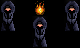

This is a level from a 2D game, rendered from its Tiled map with the project's own tilesets. A one-line summary and the complete map file follow:
An orthogonal 5x3 tile map with 16x16 px tiles, 6 tile layers (Back, Buildings, Paths, Front, ...).

<map version="1.2" orientation="orthogonal" renderorder="right-down" width="5" height="3" tilewidth="16" tileheight="16" nextobjectid="48">
  <properties>
    <property name="Outdoors" value="T" />
    <property name="sw1" value="2282" />
    <property name="sw2" value="7086" />
    <property name="sw3" value="236" />
    <property name="sw4" value="269" />
    <property name="sw5" value="317" />
    <property name="sw6" value="240" />
  </properties>
  <tileset firstgid="97" name="Animated" columns="8" tilecount="96" tileheight="16" tilewidth="16">
    <image source="Animated.png" width="128" height="192" />
    <tile id="80">
      <animation>
        <frame tileid="80" duration="100" />
        <frame tileid="81" duration="100" />
        <frame tileid="82" duration="100" />
      </animation>
    </tile>
    <tile id="88">
      <animation>
        <frame tileid="88" duration="100" />
        <frame tileid="89" duration="100" />
        <frame tileid="90" duration="100" />
        <frame tileid="91" duration="100" />
        <frame tileid="92" duration="100" />
        <frame tileid="93" duration="100" />
        <frame tileid="94" duration="100" />
        <frame tileid="95" duration="100" />
      </animation>
    </tile>
    <tile id="83">
      <animation>
        <frame tileid="83" duration="100" />
        <frame tileid="84" duration="100" />
        <frame tileid="85" duration="100" />
      </animation>
    </tile>
    <tile id="64">
      <animation>
        <frame tileid="64" duration="450" />
        <frame tileid="65" duration="450" />
        <frame tileid="66" duration="450" />
        <frame tileid="67" duration="450" />
        <frame tileid="68" duration="450" />
        <frame tileid="69" duration="450" />
        <frame tileid="64" duration="450" />
        <frame tileid="64" duration="450" />
        <frame tileid="69" duration="450" />
        <frame tileid="69" duration="450" />
      </animation>
    </tile>
    <tile id="40">
      <animation>
        <frame tileid="40" duration="180" />
        <frame tileid="41" duration="180" />
        <frame tileid="42" duration="180" />
        <frame tileid="43" duration="180" />
        <frame tileid="44" duration="180" />
        <frame tileid="45" duration="180" />
        <frame tileid="46" duration="180" />
        <frame tileid="47" duration="180" />
      </animation>
    </tile>
    <tile id="32">
      <animation>
        <frame tileid="32" duration="180" />
        <frame tileid="33" duration="180" />
        <frame tileid="34" duration="180" />
        <frame tileid="35" duration="180" />
        <frame tileid="36" duration="180" />
        <frame tileid="37" duration="180" />
        <frame tileid="38" duration="180" />
        <frame tileid="39" duration="180" />
      </animation>
    </tile>
    <tile id="41" />
    <tile id="86">
      <animation>
        <frame tileid="86" duration="100" />
        <frame tileid="87" duration="100" />
        <frame tileid="79" duration="100" />
      </animation>
    </tile>
    <tile id="16">
      <animation>
        <frame tileid="16" duration="100" />
        <frame tileid="17" duration="100" />
        <frame tileid="18" duration="110" />
        <frame tileid="19" duration="260" />
        <frame tileid="20" duration="260" />
        <frame tileid="21" duration="260" />
        <frame tileid="22" duration="260" />
        <frame tileid="23" duration="260" />
      </animation>
    </tile>
    <tile id="24">
      <animation>
        <frame tileid="24" duration="110" />
        <frame tileid="25" duration="110" />
        <frame tileid="26" duration="110" />
      </animation>
    </tile>
    <tile id="59">
      <animation>
        <frame tileid="59" duration="200" />
        <frame tileid="60" duration="200" />
        <frame tileid="61" duration="200" />
        <frame tileid="62" duration="200" />
        <frame tileid="63" duration="200" />
        <frame tileid="59" duration="200" />
        <frame tileid="60" duration="200" />
        <frame tileid="56" duration="200" />
        <frame tileid="57" duration="200" />
        <frame tileid="58" duration="200" />
      </animation>
    </tile>
    <tile id="51">
      <animation>
        <frame tileid="51" duration="200" />
        <frame tileid="52" duration="200" />
        <frame tileid="53" duration="200" />
        <frame tileid="54" duration="200" />
        <frame tileid="55" duration="200" />
        <frame tileid="51" duration="200" />
        <frame tileid="52" duration="200" />
        <frame tileid="48" duration="200" />
        <frame tileid="49" duration="200" />
        <frame tileid="50" duration="200" />
      </animation>
    </tile>
  </tileset>
  <layer name="Back" opacity="1.0" width="5" height="3">
    <data encoding="csv">
0,0,0,0,0,
0,0,0,0,0,
0,0,0,0,0
</data>
  </layer>
  <layer name="Buildings" opacity="1.0" width="5" height="3">
    <data encoding="csv">
0,0,0,0,0,
169,0,0,0,169,
0,0,169,0,0
</data>
  </layer>
  <layer name="Paths" opacity="1.0" width="5" height="3">
    <data encoding="csv">
0,0,0,0,0,
0,0,0,0,0,
0,0,0,0,0
</data>
  </layer>
  <layer name="Front" opacity="1.0" width="5" height="3">
    <data encoding="csv">
161,0,0,0,161,
0,0,161,0,0,
0,0,0,0,0
</data>
  </layer>
  <layer name="AlwaysFront" opacity="1.0" width="5" height="3">
    <data encoding="csv">
0,0,177,0,0,
0,0,0,0,0,
0,0,0,0,0
</data>
  </layer>
  <layer name="AlwaysFront1" width="5" height="3">
    <data encoding="csv">
0,0,185,0,0,
0,0,0,0,0,
0,0,0,0,0
</data>
  </layer>
  <objectgroup name="Back" />
  <objectgroup name="Buildings" />
  <objectgroup name="Paths" />
  <objectgroup name="Front" />
  <objectgroup name="AlwaysFront" />
</map>
